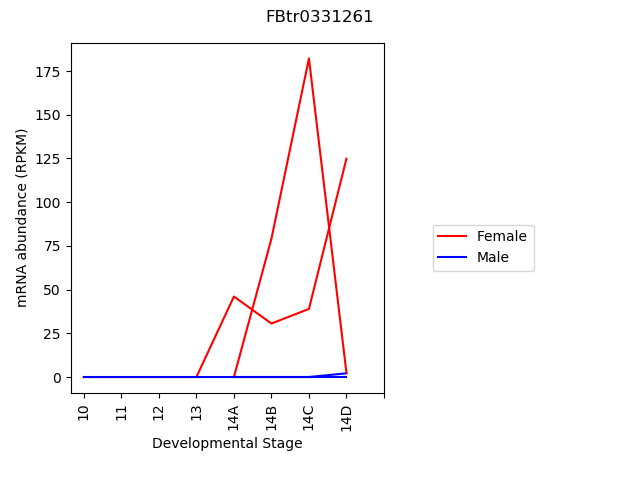

This figure's Python source:
#!/usr/bin/env python3

"""
usage: ./timecourse.py <gene_name> <samples.csv> <replicates.csv> <ctab_dir> 

create a timecourse of a all transcripts with males and females on the same plot
"""

import sys
import pandas as pd
import os
import matplotlib.pyplot as plt

def graphFPKMs (sex,CSVfilename):
    df = pd.read_csv(CSVfilename)
    soi =df.loc[:,"sex"] == sex
    df = df.loc[soi,:]
    fpkms =[]
    if (CSVfilename == sys.argv[2]):
        fpkms = []
    elif (CSVfilename == sys.argv[3]):
        fpkms =[None,None,None,None]
        
    for index, sample, sex, stage in df.itertuples():
        filename = os.path.join(sys.argv[4],sample,"t_data.ctab", )
        ctab_df = pd.read_table(filename,index_col="t_name")
    
    
        fpkms.append (ctab_df.loc[sys.argv[1],"FPKM"])
    return fpkms
    


fig, ax = plt.subplots()
ax.plot(graphFPKMs("female",sys.argv[2]),'r', label="Female")
ax.plot(graphFPKMs("male",sys.argv[2]),'b',label="Male")
ax.plot(graphFPKMs("female",sys.argv[3]),'r')
ax.plot(graphFPKMs("male",sys.argv[3]),'b')

ax.legend(bbox_to_anchor=(1.5, 0.5))
fig.suptitle("%s" %(sys.argv[1]))
ax.set_ylabel("mRNA abundance (RPKM)")
ax.set_xlabel("Developmental Stage")
ax.set_xticks(range(9))
ax.set_xticklabels(["10","11","12","13","14A","14B","14C","14D"])
plt.xticks(rotation=90)
plt.tight_layout(rect=[0, 0.03, 1, 0.95])
fig.savefig("timecourse.png")
plt.close(fig)